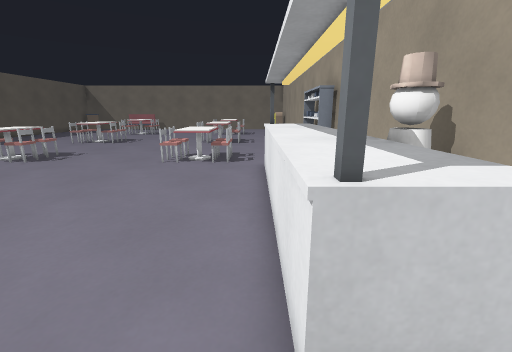
view 1 (above)

17 first-person views from a walk through a Godot game level. The camera is 1.2 m above the floor, tilts 14° down and sees 90° across. The floor is counted in squares, 0.5 m on a side. Each view is taken from the middle of a square. On the plan, view 1 faces up. The plan holds only what a view shows up to about 17 squares ahead; the rest is blank. Surface patterns are stand-ins for the level's own textures.

view 2
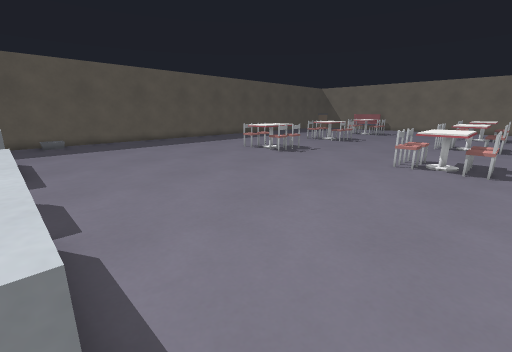

view 3
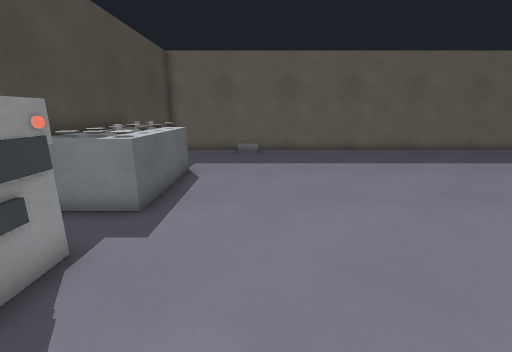

view 4
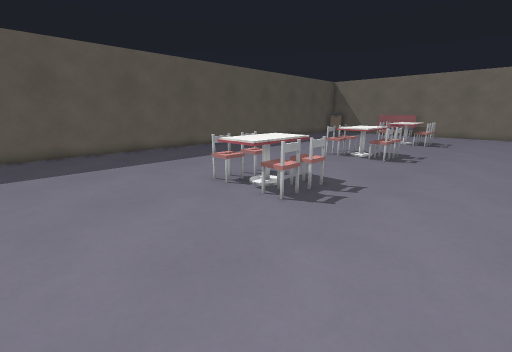

view 5
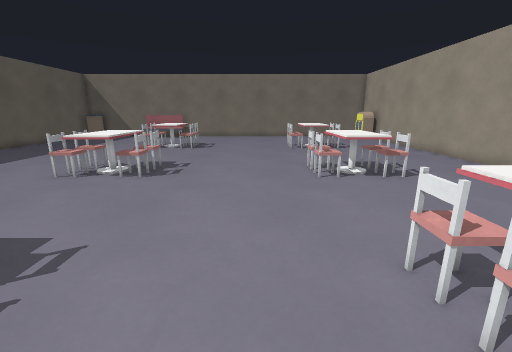

view 6
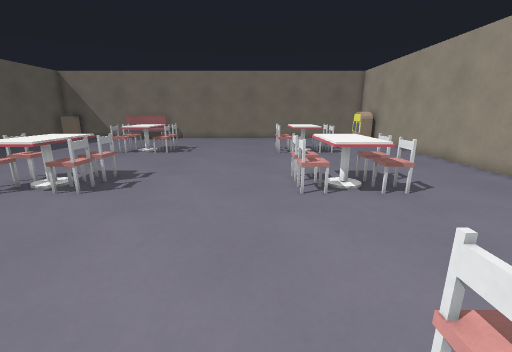

view 7
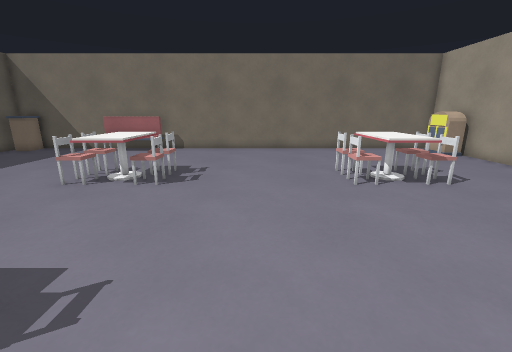

view 8
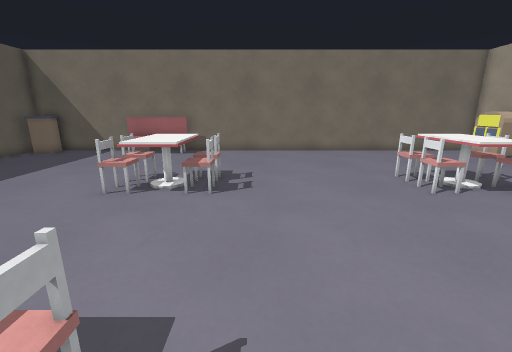

view 9
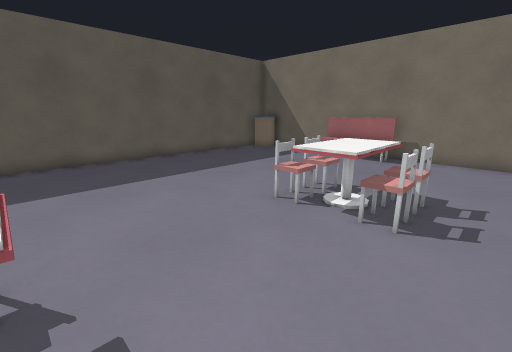

view 10
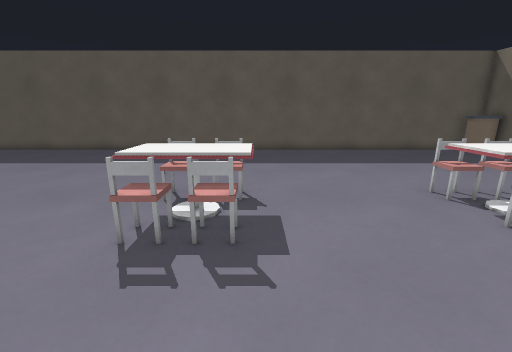

view 11
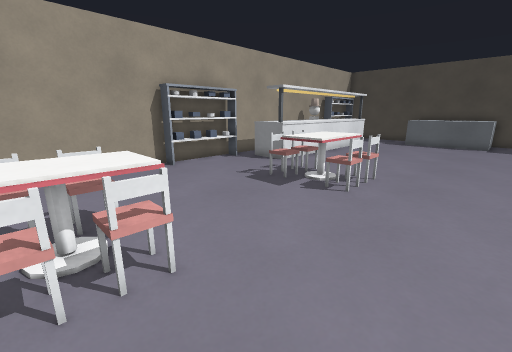

view 12
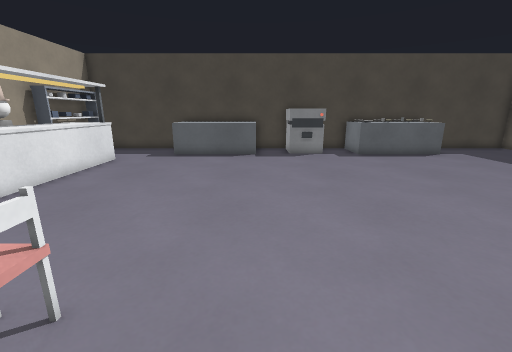

view 13
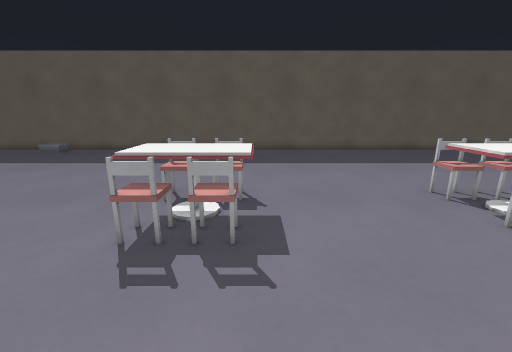

view 14
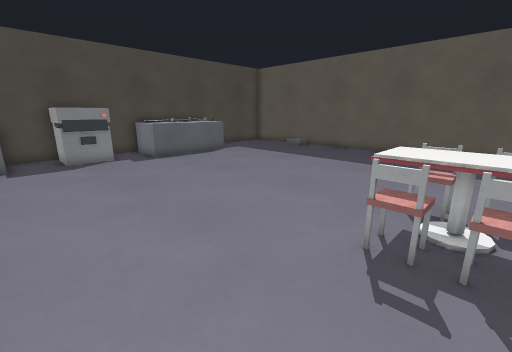

view 15
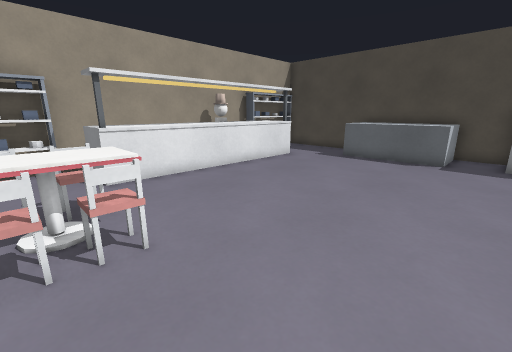

view 16
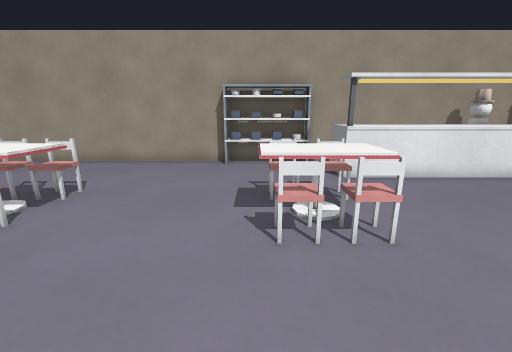

view 17
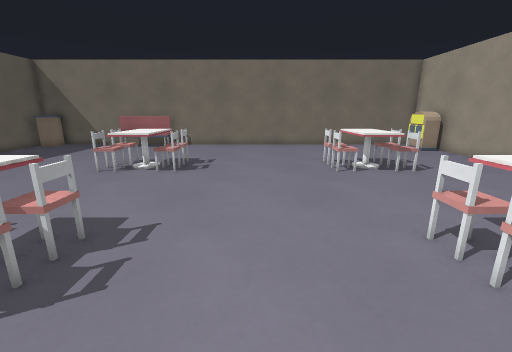

### Floor plan
Ten units are one square. View 1 is at (0, 0); x grows to the right and y downward. Boxes are objects, and circles mark ways between rooms. Rooms are numbered by the first view taken in them; rooms with no view inside come last. Other rooms are left out.
<svg viewBox="-243 -380 286 410">
<path fill="none" stroke="#000" d="M21 -17 4 -17M38 -20 38 -120M30 18 30 -23 36 -23M38 19 38 -11M38 -125 30 -125M-5 25 35 25M4 -117 25 -117M30 -161 35 -161M30 -125 30 -165 36 -165M38 -120 38 -375 -238 -375 -238 25 -5 25M4 -17 4 -117"/>
<rect x="25" y="-55" width="10" height="10" fill="#bbb"><title>other object</title></rect>
<rect x="-235" y="-375" width="20" height="20" fill="#bbb"><title>podium</title></rect>
<rect x="-185" y="-5" width="10" height="30" fill="#bbb"><title>counter</title></rect>
<rect x="-185" y="-375" width="50" height="10" fill="#bbb"><title>bench</title></rect>
<rect x="-175" y="15" width="10" height="10" fill="#bbb"><title>other object</title></rect>
<rect x="-175" y="5" width="10" height="10" fill="#bbb"><title>other object</title></rect>
<rect x="-175" y="-5" width="10" height="10" fill="#bbb"><title>other object</title></rect>
<rect x="-165" y="15" width="10" height="10" fill="#bbb"><title>other object</title></rect>
<rect x="-165" y="5" width="10" height="10" fill="#bbb"><title>counter</title></rect>
<rect x="-165" y="-5" width="10" height="10" fill="#bbb"><title>other object</title></rect>
<rect x="-155" y="15" width="10" height="10" fill="#bbb"><title>other object</title></rect>
<rect x="-155" y="5" width="10" height="10" fill="#bbb"><title>other object</title></rect>
<rect x="-155" y="-5" width="10" height="10" fill="#bbb"><title>other object</title></rect>
<rect x="-155" y="-145" width="10" height="20" fill="#bbb"><title>chair</title></rect>
<rect x="-155" y="-225" width="10" height="20" fill="#bbb"><title>chair</title></rect>
<rect x="-155" y="-305" width="10" height="20" fill="#bbb"><title>chair</title></rect>
<rect x="-145" y="15" width="20" height="10" fill="#bbb"><title>other object</title></rect>
<rect x="-145" y="5" width="20" height="10" fill="#bbb"><title>other object</title></rect>
<rect x="-145" y="-5" width="20" height="10" fill="#bbb"><title>other object</title></rect>
<rect x="-145" y="-155" width="30" height="40" fill="#bbb"><title>table</title></rect>
<rect x="-145" y="-235" width="30" height="40" fill="#bbb"><title>table</title></rect>
<rect x="-145" y="-315" width="30" height="40" fill="#bbb"><title>table</title></rect>
<rect x="-115" y="-5" width="30" height="30" fill="#bbb"><title>machine</title></rect>
<rect x="-75" y="-5" width="60" height="30" fill="#bbb"><title>counter</title></rect>
<rect x="-55" y="-145" width="10" height="20" fill="#bbb"><title>chair</title></rect>
<rect x="-55" y="-225" width="10" height="20" fill="#bbb"><title>chair</title></rect>
<rect x="-55" y="-305" width="10" height="20" fill="#bbb"><title>chair</title></rect>
<rect x="-45" y="-155" width="30" height="40" fill="#bbb"><title>table</title></rect>
<rect x="-45" y="-235" width="30" height="40" fill="#bbb"><title>table</title></rect>
<rect x="-45" y="-315" width="30" height="40" fill="#bbb"><title>table</title></rect>
<rect x="15" y="-365" width="20" height="30" fill="#bbb"><title>other object</title></rect>
<circle cx="5" cy="0" r="3" fill="#2a7"/>
<text x="20" y="-50">1</text>
<text x="-110" y="-180">2</text>
</svg>
Room 1 opens to room 2.

Where each view was taken, in squares from view 1:
view 1: 0 up, 0 right, facing up
view 2: 0 up, 1 left, facing up-left
view 3: 3 up, 7 left, facing left
view 4: 7 up, 7 left, facing up-left
view 5: 11 up, 7 left, facing up
view 6: 13 up, 6 left, facing up
view 7: 20 up, 8 left, facing up
view 8: 21 up, 10 left, facing up
view 9: 23 up, 10 left, facing up-left
view 10: 23 up, 7 left, facing left
view 11: 22 up, 8 left, facing down-right
view 12: 15 up, 7 left, facing down
view 13: 15 up, 7 left, facing left
view 14: 14 up, 7 left, facing down-left
view 15: 14 up, 9 left, facing down-right
view 16: 15 up, 9 left, facing right
view 17: 18 up, 8 left, facing up
